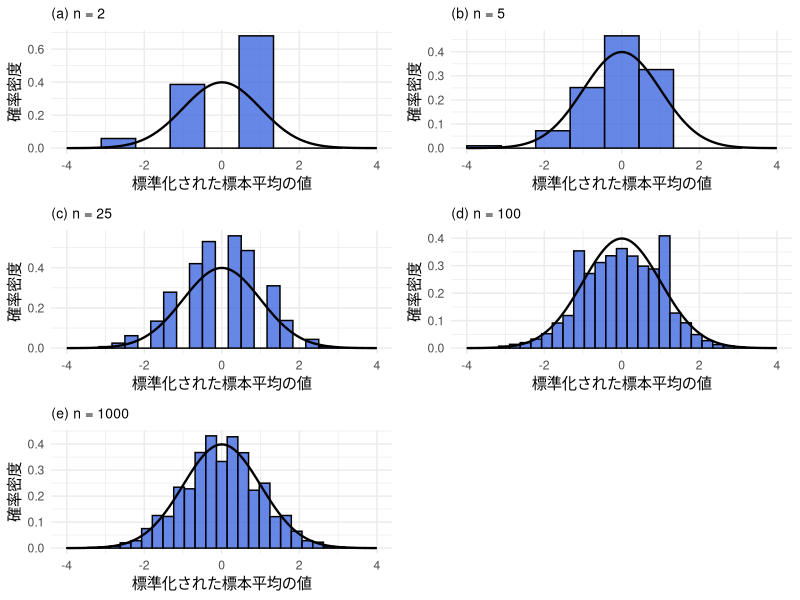
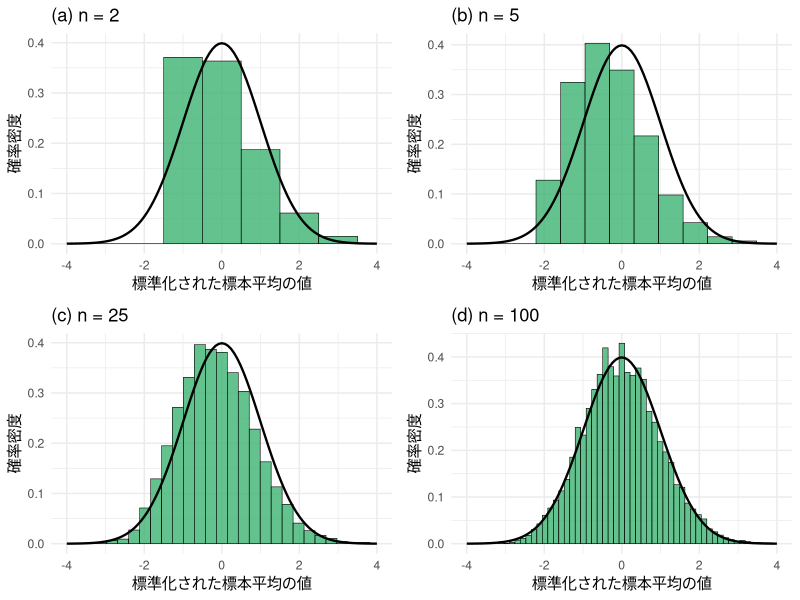

R code for these plots, in order:
## ---- chunk 1
knitr::opts_chunk$set(echo = TRUE)
# 必要なパッケージの読み込み
library(ggplot2)
library(gridExtra)
## ---- chunk 2
# 母集団のパラメータ設定
p <- 0.78
mu <- p                     # 平均
sigma <- sqrt(p * (1 - p))  # 標準偏差

# シミュレーション回数
N_sim <- 10000

# サンプルサイズのパターン
n_values <- c(2, 5, 25, 100, 1000)

# グラフを格納するリスト
plots <- list()

# 各サンプルサイズについてシミュレーションを実行
for (i in seq_along(n_values)) {
  n <- n_values[i]
  
  # N_sim回、サイズnの標本を抽出し標本平均を計算
  sample_means <- replicate(N_sim, mean(rbinom(n, size = 1, prob = p)))
  
  # 標本平均を標準化: Z = (X_bar - mu) / (sigma / sqrt(n))
  z_scores <- (sample_means - mu) / (sigma / sqrt(n))
  
  # データフレーム化
  df <- data.frame(Z = z_scores)
  
  # ggplotでヒストグラムと正規分布曲線をプロット
  p_plot <- ggplot(df, aes(x = Z)) +
    geom_histogram(aes(y = after_stat(density)), 
                   bins = min(30, max(10, n)), # nに応じてビン数を調整
                   fill = "royalblue", color = "black", alpha = 0.8) +
    stat_function(fun = dnorm, args = list(mean = 0, sd = 1), 
                  color = "black", linewidth = 0.8) +
    xlim(-4, 4) +
    labs(title = paste0("(", letters[i], ") n = ", n),
         x = "標準化された標本平均の値",
         y = "確率密度") +
    theme_minimal() +
    theme(plot.title = element_text(size = 10))
  
  plots[[i]] <- p_plot
}

# 2x2のグリッドに並べて表示
grid.arrange(grobs = plots, ncol = 2)
## ---- chunk 3
# 母集団のパラメータ設定（ポアソン分布）
lambda <- 0.5                 # ポアソン分布の平均
mu <- lambda                # 理論上の平均
sigma <- sqrt(lambda)       # 理論上の標準偏差（ポアソン分布は分散もλになります）

# シミュレーション回数
N_sim <- 10000            # 100万回で滑らかに

# サンプルサイズのパターン
n_values <- c(2, 5, 25, 100)
plots <- list()

for (i in seq_along(n_values)) {
  n <- n_values[i]
  
  # シミュレーションの実行
  # ※ポアソン分布の「和もポアソン分布になる（再生性）」という性質を利用して
  # 計算を劇的に高速化しています。
  sample_means <- rpois(N_sim, lambda = n * lambda) / n
  
  # 標本平均を標準化
  z_scores <- (sample_means - mu) / (sigma / sqrt(n))
  df <- data.frame(Z = z_scores)
  
  # データの本当の刻み幅を計算
  # ポアソン分布の標本平均は 1/n 刻みになります
  step_width <- (1 / n) / (sigma / sqrt(n))
  
  # ヒストグラムの描画
  p_plot <- ggplot(df, aes(x = Z)) +
    geom_histogram(aes(y = after_stat(density)),
                   binwidth = step_width,    # 計算した刻み幅を適用
                   center = 0,               
                   fill = "mediumseagreen", color = "black", linewidth = 0.2, alpha = 0.8) +
    stat_function(fun = dnorm, args = list(mean = 0, sd = 1), 
                  color = "black", linewidth = 0.8) +
    xlim(-4, 4) +
    labs(title = paste0("(", letters[i], ") n = ", n),
         x = "標準化された標本平均の値", y = "確率密度") +
    theme_minimal()
  
  plots[[i]] <- p_plot
}

# 2x2のグリッドに並べて表示
grid.arrange(grobs = plots, ncol = 2)
